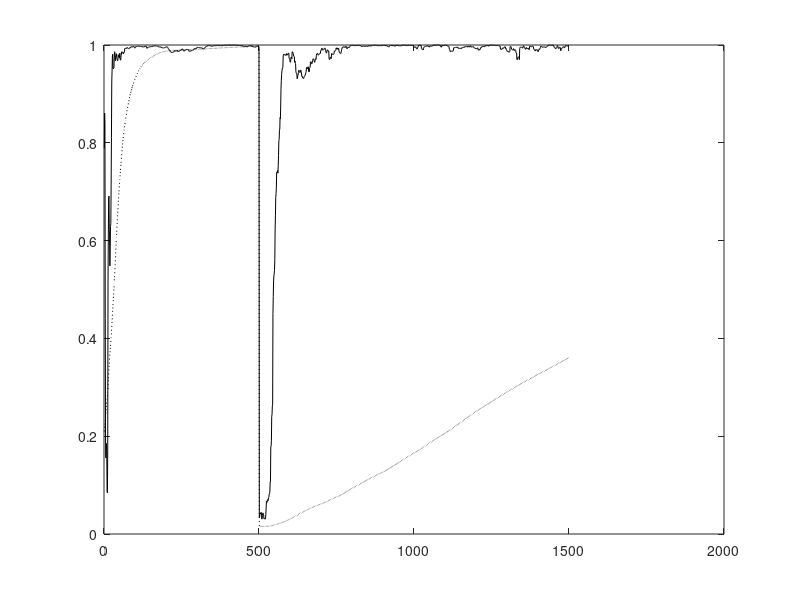

Here is the MATLAB script that generated this plot: (Note: this script raises an error after producing the figure.)
% Speedup of the Adaptive EVD Algorithm 
% Newton's Method on the Unconstrained Objective Function
% Nonstationary Case

function evdZ_NS;

clear all; close all; 

eta0 = 400;

% Number of samples N and dimension D
nSamples1 = 500;
nSamples2 = 1000;
nSamples = nSamples1 + nSamples2;
nDim = 10;
nEA = 4;
nEpochs = 1;
randn('state',0);

% Generate the covX random matrices
if 0
covX = ...
[ 0.0910   0.0380  -0.0530  -0.0050   0.0100  -0.1360   0.1550   0.0300   0.0020   0.0320 ; ...
  0.0380   0.3730   0.0180  -0.0280  -0.0110  -0.3670   0.1540  -0.0570  -0.0310  -0.0650 ; ...
 -0.0530   0.0180   1.4300   0.0170   0.0550  -0.4500  -0.0380  -0.2980  -0.0410  -0.0300 ; ...
 -0.0050  -0.0280   0.0170   0.0840  -0.0050   0.0160   0.0420  -0.0220   0.0010   0.0050 ; ...
  0.0100  -0.0110   0.0550  -0.0050   0.0710   0.0880   0.0580  -0.0690  -0.0080   0.0030 ; ...
 -0.1360  -0.3670  -0.4500   0.0160   0.0880   5.7200  -0.5440  -0.2480   0.0050   0.0950 ; ...
  0.1550   0.1540  -0.0380   0.0420   0.0580  -0.5440   2.7500  -0.3430  -0.0110  -0.1200 ; ...
  0.0300  -0.0570  -0.2980  -0.0220  -0.0690  -0.2480  -0.3430   1.4500   0.0780   0.0280 ; ...
  0.0020  -0.0310  -0.0410   0.0010  -0.0080   0.0050  -0.0110   0.0780   0.0670   0.0150 ; ...
  0.0320  -0.0650  -0.0300   0.0050   0.0030   0.0950  -0.1200   0.0280   0.0150   0.3410 ];

covX = ...
[ 0.4270   0.0110  -0.0050  -0.0250   0.0890  -0.0790  -0.0190   0.0740   0.0890   0.0050 ; ...
  0.0110   5.6900  -0.0690  -0.2820  -0.7310   0.0900  -0.1240   0.1000   0.4320  -0.1030 ; ...
 -0.0050  -0.0690   0.0800   0.0980   0.0450  -0.0410   0.0230   0.0220  -0.0350   0.0120 ; ...
 -0.0250  -0.2820   0.0980   2.8000  -0.1070   0.1500  -0.1930   0.0950  -0.2260   0.0460 ; ...
  0.0890  -0.7310   0.0450  -0.1070   3.4400   0.2530   0.2510   0.3160   0.0390  -0.0100 ; ...
 -0.0790   0.0900  -0.0410   0.1500   0.2530   2.2700  -0.1800   0.2950  -0.0390  -0.1130 ; ...
 -0.0190  -0.1240   0.0230  -0.1930   0.2510  -0.1800   0.3270   0.0270   0.0260  -0.0160 ; ...
  0.0740   0.1000   0.0220   0.0950   0.3160   0.2950   0.0270   0.7270  -0.0960  -0.0170 ; ...
  0.0890   0.4320  -0.0350  -0.2260   0.0390  -0.0390   0.0260  -0.0960   0.7150  -0.0090 ; ...
  0.0050  -0.1030   0.0120   0.0460  -0.0100  -0.1130  -0.0160  -0.0170  -0.0090   0.0650 ];

covX = ...
[ 0.3350   0.0260  -0.0510  -0.0120   0.0790   0.0170   0.0290   0.0080   0.0770  -0.0300 ; ...
  0.0260   0.0910   0.0110  -0.0100   0.0060  -0.0140  -0.0020  -0.0230   0.0110   0.0350 ; ...
 -0.0510   0.0110   0.0780   0.0000   0.0160   0.0030   0.0300  -0.0350  -0.0030  -0.0490 ; ...
 -0.0120  -0.0100   0.0000   0.0820  -0.0030  -0.0260  -0.0250  -0.0290  -0.0150   0.0250 ; ...
  0.0790   0.0060   0.0160  -0.0030   0.7970   0.1940  -0.0370  -0.0230   0.0590  -0.1450 ; ...
  0.0170  -0.0140   0.0030  -0.0260   0.1940   1.5000   0.0140  -0.1040   0.1140  -0.2290 ; ...
  0.0290  -0.0020   0.0300  -0.0250  -0.0370   0.0140   0.2770  -0.0300  -0.0770  -0.0510 ; ...
  0.0080  -0.0230  -0.0350  -0.0290  -0.0230  -0.1040  -0.0300   0.3170   0.0220   0.0100 ; ...
  0.0770   0.0110  -0.0030  -0.0150   0.0590   0.1140  -0.0770   0.0220   0.5380   0.0340 ; ...
 -0.0300   0.0350  -0.0490   0.0250  -0.1450  -0.2290  -0.0510   0.0100   0.0340   0.6680 ];

covX = ...
[ 0.0840  -0.0120   0.0010   0.0150  -0.0040   0.0240  -0.0110   0.0270   0.0730  -0.0120 ; ...
 -0.0120   0.7930   0.0000   0.1970   0.0310  -0.0260   0.0500   0.0790   0.1450  -0.0270 ; ...
  0.0010   0.0000   0.0660  -0.0230   0.0110  -0.0170   0.0390  -0.0020   0.0170  -0.0040 ; ...
  0.0150   0.1970  -0.0230   0.7280  -0.0030  -0.0150   0.1210   0.0900   0.0800   0.0410 ; ...
 -0.0040   0.0310   0.0110  -0.0030   0.0800  -0.0010  -0.0070   0.0230  -0.0140  -0.0230 ; ...
  0.0240  -0.0260  -0.0170  -0.0150  -0.0010   0.3360  -0.1470  -0.0370   0.3020  -0.0520 ; ...
 -0.0110   0.0500   0.0390   0.1210  -0.0070  -0.1470   1.4500  -0.1320  -0.2300  -0.1370 ; ... 
  0.0270   0.0790  -0.0020   0.0900   0.0230  -0.0370  -0.1320   0.3200   0.2380   0.0170 ; ...
  0.0730   0.1450   0.0170   0.0800  -0.0140   0.3020  -0.2300   0.2380   2.9300  -0.0570 ; ...
 -0.0120  -0.0270  -0.0040   0.0410  -0.0230  -0.0520  -0.1370   0.0170  -0.0570   0.3040 ];

covX = ...
[ 0.0900   0.0010  -0.0080  -0.1910  -0.0070   0.0410  -0.0300  -0.0580   0.0220   0.0320 ; ...
  0.0010   0.0920  -0.0110   0.0080  -0.0140  -0.0020   0.0120  -0.0100  -0.0210  -0.0020 ; ...
 -0.0080  -0.0110   0.0820   0.0820   0.0140  -0.0200  -0.0580   0.1050   0.0040   0.0230 ; ...
 -0.1910   0.0080   0.0820   5.6800  -0.0960  -0.0150   0.6460   0.2190  -0.2380   0.2180 ; ...
 -0.0070  -0.0140   0.0140  -0.0960   0.0760  -0.0350  -0.0400  -0.0230   0.0270  -0.0140 ; ...
  0.0410  -0.0020  -0.0200  -0.0150  -0.0350   0.4580   0.1380  -0.2510   0.0120   0.0390 ; ...
 -0.0300   0.0120  -0.0580   0.6460  -0.0400   0.1380   1.8200  -0.1830  -0.0020   0.1170 ; ...
 -0.0580  -0.0100   0.1050   0.2190  -0.0230  -0.2510  -0.1830   4.0700  -0.4640   0.1470 ; ...
  0.0220  -0.0210   0.0040  -0.2380   0.0270   0.0120  -0.0020  -0.4640   0.2630   0.0540 ; ...
  0.0320  -0.0020   0.0230   0.2180  -0.0140   0.0390   0.1170   0.1470   0.0540   0.3870 ];

covX = 20*[0.091 0.038 -.053 -.005 0.010; ...
           0.038 0.373 0.018 -.028 -.011; ...
           -.053 0.018 1.430 0.017 0.055; ...
           -.005 -.028 0.017 0.084 -.005; ...
           0.010 -.011 0.055 -.005 0.071];
end

covX1 = 2*...
[ 0.0910   0.0380  -0.0530  -0.0050   0.0100  -0.1360   0.1550   0.0300   0.0020   0.0320 ; ...
  0.0380   0.3730   0.0180  -0.0280  -0.0110  -0.3670   0.1540  -0.0570  -0.0310  -0.0650 ; ...
 -0.0530   0.0180   1.4300   0.0170   0.0550  -0.4500  -0.0380  -0.2980  -0.0410  -0.0300 ; ...
 -0.0050  -0.0280   0.0170   0.0840  -0.0050   0.0160   0.0420  -0.0220   0.0010   0.0050 ; ...
  0.0100  -0.0110   0.0550  -0.0050   0.0710   0.0880   0.0580  -0.0690  -0.0080   0.0030 ; ...
 -0.1360  -0.3670  -0.4500   0.0160   0.0880   5.7200  -0.5440  -0.2480   0.0050   0.0950 ; ...
  0.1550   0.1540  -0.0380   0.0420   0.0580  -0.5440   2.7500  -0.3430  -0.0110  -0.1200 ; ...
  0.0300  -0.0570  -0.2980  -0.0220  -0.0690  -0.2480  -0.3430   1.4500   0.0780   0.0280 ; ...
  0.0020  -0.0310  -0.0410   0.0010  -0.0080   0.0050  -0.0110   0.0780   0.0670   0.0150 ; ...
  0.0320  -0.0650  -0.0300   0.0050   0.0030   0.0950  -0.1200   0.0280   0.0150   0.3410 ];
covX2 = 4* ...
[ 0.0900   0.0010  -0.0080  -0.1910  -0.0070   0.0410  -0.0300  -0.0580   0.0220   0.0320 ; ...
  0.0010   0.0920  -0.0110   0.0080  -0.0140  -0.0020   0.0120  -0.0100  -0.0210  -0.0020 ; ...
 -0.0080  -0.0110   0.0820   0.0820   0.0140  -0.0200  -0.0580   0.1050   0.0040   0.0230 ; ...
 -0.1910   0.0080   0.0820   5.6800  -0.0960  -0.0150   0.6460   0.2190  -0.2380   0.2180 ; ...
 -0.0070  -0.0140   0.0140  -0.0960   0.0760  -0.0350  -0.0400  -0.0230   0.0270  -0.0140 ; ...
  0.0410  -0.0020  -0.0200  -0.0150  -0.0350   0.4580   0.1380  -0.2510   0.0120   0.0390 ; ...
 -0.0300   0.0120  -0.0580   0.6460  -0.0400   0.1380   1.8200  -0.1830  -0.0020   0.1170 ; ...
 -0.0580  -0.0100   0.1050   0.2190  -0.0230  -0.2510  -0.1830   4.0700  -0.4640   0.1470 ; ...
  0.0220  -0.0210   0.0040  -0.2380   0.0270   0.0120  -0.0020  -0.4640   0.2630   0.0540 ; ...
  0.0320  -0.0020   0.0230   0.2180  -0.0140   0.0390   0.1170   0.1470   0.0540   0.3870 ];
covX2
    
% Compute data
[V1,D1] = eig(covX1);
[d1,in1] = sort(diag(D1));
[V2,D2]= eig(covX2);
[d2,in2]=sort(diag(D2));
VV1 = zeros(nDim,nDim);
VV2 = zeros(nDim,nDim);
DD1 = zeros(nDim,nDim);
DD2 = zeros(nDim,nDim);
for i = 1 : nDim
   VV1(:,i) = V1(:,in1(nDim+1-i));
   VV2(:,i) = V2(:,in2(nDim+1-i));
   DD1(i,i) = D1(in1(nDim+1-i),in1(nDim+1-i));
   DD2(i,i) = D2(in2(nDim+1-i),in2(nDim+1-i));
end
x1(1:nDim,1:nSamples1) = VV1*sqrt(DD1)*randn(nDim,nSamples1);
x2(1:nDim,1:nSamples2) = VV2*sqrt(DD2)*randn(nDim,nSamples2);

% Compute Corrl matrix and eigen vectors
corX1 = zeros(nDim,nDim);
corX2 = zeros(nDim,nDim);
for i = 1 : nSamples1
   corX1 = corX1 + x1(:,i)*x1(:,i)'/nSamples1;
end
for i = 1 : nSamples2
   corX2 = corX2 + x2(:,i)*x2(:,i)'/nSamples2;
end
[V1,D1] = eig(corX1);
[d1,in1] = sort(diag(D1));
[V2,D2] = eig(corX2);
[d2,in2] = sort(diag(D2));

VV1 = zeros(nDim,nDim);
VV2 = zeros(nDim,nDim);
DD1 = zeros(nDim,nDim);
DD2 = zeros(nDim,nDim);
for i = 1 : nDim
   VV1(:,i) = V1(:,in1(nDim+1-i));
   VV2(:,i) = V2(:,in2(nDim+1-i));
   DD1(i,i) = D1(in1(nDim+1-i),in1(nDim+1-i));
   DD2(i,i) = D2(in2(nDim+1-i),in2(nDim+1-i));
end

%corX1
%V1
diag(DD1)'
%corX2
%V2
diag(DD2)'


% Adaptive algorithm
Weight = 0.995;
A = zeros(nDim,nDim);
W1 = 0.1 * ones(nDim,nEA);
W2 = 0.1 * ones(nDim,nEA);

I  = eye(nDim,nDim);
invB  = eye(nDim,nDim);
for epoch = 1 : nEpochs
   for iter = 1 : nSamples
      
      if iter <= nSamples1
        	Ak = x1(:,iter) * x1(:,iter)';
      else 
         Ak = x2(:,iter-nSamples1) * x2(:,iter-nSamples1)';
      end
      A = Weight * A + (1.0/(nSamples*(epoch-1) + iter))*(Ak - Weight * A);
      
      % Gradient Descent - Xu
      etat = 1.0/(eta0 + nSamples*(epoch-1) + iter);
      G = (-2*A*W1 + A*W1*triu(W1'*W1) + W1*triu(W1'*A*W1));
      W1 = W1 - etat*G;
      
      % Newton-Rhapson
      Const = [0.06 0.06 0.06 0.2];
      G = (-2*A*W2 + A*W2*triu(W2'*W2) + W2*triu(W2'*A*W2));
      for i = 1 : nEA
         g = G(:,i);
         w = W2(:,i);
         M = zeros(nDim,nDim);
         for k = 1 : i-1
            M = M + (A*W2(:,k)*W2(:,k)' + W2(:,k)*W2(:,k)'*A);
         end
         F = - 2*A + 2*A*w*w' + 2*w*w'*A + A*(w'*w) + (w'*A*w)*I  +  M;
         
         lambda = w'*A*w;
         Atilde = A;
      	if (iter > 1)
         	invB = (I + (Atilde/lambda))/lambda; 
      	end
      	invC = invB - (2*invB*A*w*w'*invB)/(1 + 2*w'*invB*A*w);
         invF = invC - (2*invC*w*w'*A*invC)/(1 + 2*w'*A*invC*w);
         
         h = -invF*g;
      	a0 = g'*h;
      	a1 = h'*F*h;
      	a2 = 3*((w'*A*h)*(h'*h) + (h'*A*h)*(w'*h));
      	a3 = 2*(h'*A*h)*(h'*h);
      	c = [a3 a2 a1 a0];
         rts = roots(c);
                  
         clear rs; clear r; clear J;
         cnt = 1; 
         for k = 1 : 3
            if isreal(rts(k))
               rs(cnt) = rts(k);
            	r = w + rts(k)*h;
               J(cnt) = (-2*r'*A*r + r'*A*r*r'*r + r'*M*r);
               cnt = cnt + 1;
            end
         end
         [yy, iyy] = min(J);
         alpha = rs(iyy);
         
         if 0
      		if iter <= nSamples1
            	w = w + 0.045*h; % 0.01(1), 0.06(2,3,4)
         	else
            	w = w + 0.008*h; % 0.01(1), 0.06(2,3,4)
         	end
      	else
            w = w + alpha*h; % 0.01(1), 0.06(2,3,4)
         end
        
		  	W2(:,i) = w;
      end
        
 		for i = 1 : nEA      
      	u1 = W1(:,i)/norm(W1(:,i));
      	u2 = W2(:,i)/norm(W2(:,i));
         if iter <= nSamples1
            cos_t1(i,iter) = abs(u1'*VV1(:,i));
            cos_t2(i,iter) = abs(u2'*VV1(:,i));
         else 
            cos_t1(i,iter) = abs(u1'*VV2(:,i));
            cos_t2(i,iter) = abs(u2'*VV2(:,i));
         end   
      end
      ind(iter) = iter;
   end
end
      
% Plot the convergence results
figure(1);
plot(ind,cos_t1(1,:),'k:'); hold on;
plot(ind,cos_t2(1,:),'k-'); hold on;
legend('Gradient Descent','Newton-Rhapson',0);
xlabel('Number of Samples');
ylabel('Direction Cosine - Component 1');
hold off;

% Plot the convergence results
figure(2);
plot(ind,cos_t1(2,:),'k:'); hold on;
plot(ind,cos_t2(2,:),'k-'); hold on;
legend('Gradient Descent','Newton-Rhapson',0);
xlabel('Number of Samples');
ylabel('Direction Cosine - Component 2');
hold off;

% Plot the convergence results
figure(3);
plot(ind,cos_t1(3,:),'k:'); hold on;
plot(ind,cos_t2(3,:),'k-'); hold on;
legend('Gradient Descent','Newton-Rhapson',0);
xlabel('Number of Samples');
ylabel('Direction Cosine - Component 3');
hold off;

% Plot the convergence results
figure(4);
plot(ind,cos_t1(4,:),'k:'); hold on;
plot(ind,cos_t2(4,:),'k-'); hold on;
legend('Gradient Descent','Newton-Rhapson',0);
xlabel('Number of Samples');
ylabel('Direction Cosine - Component 4');
hold off;


%keyboard




  
